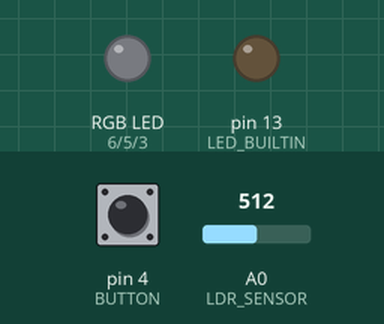
Bench run of a sketch on a simulated Arduino Uno, built with avr-gcc and run on an emulated ATmega328P. Shown: an RGB LED mixed from three pins (HIGH = lit), output pins drawn as LEDs (lit = HIGH). The inputs (shaded band) are chosen by the test bench; at power-on: A0 (LDR_SENSOR) = 512, pin 4 (BUTTON) HIGH. Dim RGB values are drawn brighter than linear; pins used as bus, display or sensor lines are not drawn.

Above: at 1.2 s.
1.3 s: A0 (LDR_SENSOR) set to 122
At 2.1 s:
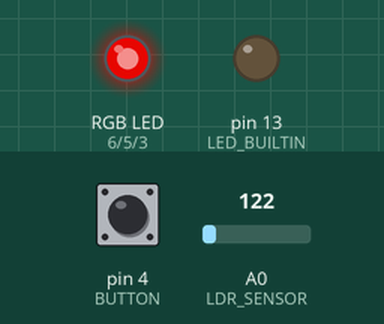
4.3 s: A0 (LDR_SENSOR) set to 40
7.3 s: pin 4 (BUTTON) pulled LOW for 0.15 s
8.9 s: pin 4 (BUTTON) pulled LOW for 1 s
At 9.8 s:
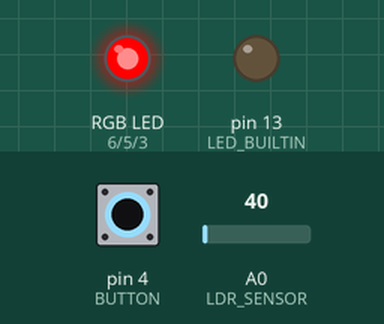
11.4 s: pin 4 (BUTTON) pulled LOW for 0.15 s
At 12.6 s:
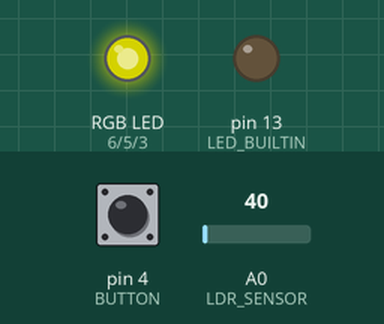
13.0 s: pin 4 (BUTTON) pulled LOW for 3.2 s
At 14.1 s:
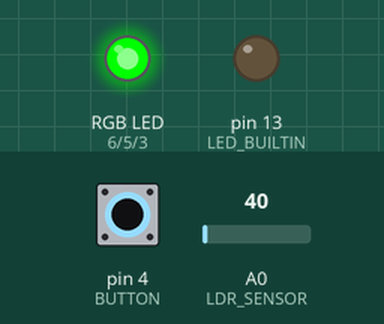
Timing chart, 0 to 16.0 s (numbered marks = the images above; inputs shaded):
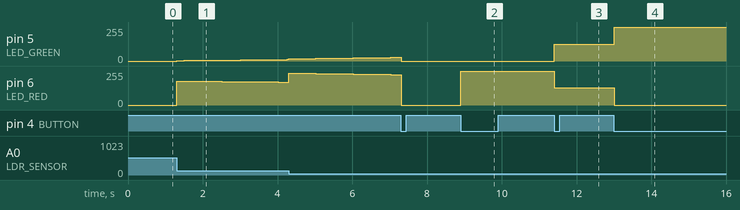

Measured:
- after the input at 1.3 s, pin 5 (LED_GREEN): moves from 0/255 to 12/255 over 3.0 s, starting at once; pin 6 (LED_RED): 0/255 → 180/255 at once, → 179/255 0.21 s later, → 178/255 0.25 s later, → 177/255 0.50 s later, … (10 changes in this stretch)
- after the input at 8.9 s, pin 6 (LED_RED): 0/255 → 255/255 at once
- after the input at 11.4 s, pin 5 (LED_GREEN): 0/255 → 127/255 at once; pin 6 (LED_RED): 255/255 → 128/255 at once
- after the input at 13.0 s, pin 5 (LED_GREEN): 127/255 → 255/255 at once; pin 6 (LED_RED): 128/255 → 0/255 at once

The sketch:

rainbow-nightlight.ino
```cpp
// (licence header left out)
/*
  CLASSES/TYPES
*/

/**
   This is the type used for pin addressing.
   @see arduino.h for pin args to write and read functions
*/
#if defined (__AVR_ATmega328P__)
typedef uint8_t pin_t;
#else
#error "Integral type for pin_t has not been configured for this processor"
#endif

/**
  bool timefunc(const unsigned long& now, const unsigned long& last);
*/
typedef bool(*timefunc)(const unsigned long&, const unsigned long&);

/**
   This is the base class for LED output management.
*/
class LEDManager {

  public:

    /**
       This is a base class so its destructor should be virtual; especially
       since we delete child classes via pointers of this class.
    */
    virtual ~LEDManager() {}

    /**
       Optionally, a child class can implement this if they want to process
       color shifts based on the configured shift interval.
    */
    virtual void shift() {}

    /**
       This method sets the brightness for the managed LED.

       @param brightness
    */
    void set(const int brightness) {
      if (processRequired(brightness)) {
        process(brightness);
        m_brightness = brightness;
      }
    }

  protected:

    /**
       Base class constructor.
    */
    LEDManager() {}

    /**
       This method must be implemented by child classes to handle the
       brightness requested. Note that the value passed here will be the same as
       the value passed to processRequired(const int) if that method returns
       true.

       @param brightness
    */
    virtual void process(const int) = 0;

    /**
       This determines of the process method will be invoked; by default this
       checks the last set brightness level and returns true if a new value has
       been requested. This can be overridden as required.

       @param brightness
       @return
    */
    virtual bool processRequired(const int brightness) {
      return brightness != m_brightness;
    }

  private:

    // Prevent copies of this object
    LEDManager(const LEDManager&) = delete;
    LEDManager& operator=(const LEDManager&) = delete;

    // Internal object state
    int m_brightness;
};

/**
   This class manages a single color.
*/
class PrimaryLEDManager : public LEDManager {

  public:

    /**
       Constructor for a single color manager.

       @param led
    */
    PrimaryLEDManager(const pin_t led) : LEDManager(), m_led(led) {}

    /**
       Destructor.
    */
    ~PrimaryLEDManager() {
      analogWrite(m_led, 0);
    }

  protected:

    /**
       {@inheritDoc}
    */
    void process(const int brightness) override {
      analogWrite(m_led, brightness);
    }

  private:

    // No copies allowed
    PrimaryLEDManager() = delete;
    PrimaryLEDManager(const PrimaryLEDManager&) = delete;
    PrimaryLEDManager& operator=(const PrimaryLEDManager&) = delete;

    // Internal object state
    const pin_t m_led;
};

/**
  Activates two LED colors at half power each.
*/
class CompoundLEDManager : public LEDManager {

  public:

    /**
       Constructor for compound light activation.

       @param ledA
       @param ledB
    */
    CompoundLEDManager(const pin_t ledA, const pin_t ledB) : LEDManager(), m_a(ledA), m_b(ledB) {}

    /**
       Destructor.
    */
    ~CompoundLEDManager() {
      analogWrite(m_a, 0);
      analogWrite(m_b, 0);
    }

  protected:

    /**
       {@inheritDoc}
    */
    void process(const int brightness) override {
      // Binary is awesome, if we shift everything by one, it is the same as
      // multiplying by 0.5 without having to do any casts or use float point
      // calculations. It is also WAY faster than dividing by 2 (unless the
      // compiler optimizes the division by turning it into this code) as
      // division is actually really slow.
      const int writeB = brightness >> 1;

      // This will either be writeB if brightness was even, or writeB + 1 if
      // brightness was odd.
      const int writeA = brightness - writeB;

      analogWrite(m_a, writeA);
      analogWrite(m_b, writeB);
    }

  private:

    // No object copies
    CompoundLEDManager() = delete;
    CompoundLEDManager(const CompoundLEDManager&) = delete;
    CompoundLEDManager& operator=(const CompoundLEDManager&) = delete;

    // Internal object state
    const pin_t m_a;
    const pin_t m_b;
};

/**
  Activates all LED colors at 1/3 power each.
*/
class WhiteLEDManager : public LEDManager {
  public:

    /**
       Constructor.

       @param red
       @param green
       @param blue
    */
    WhiteLEDManager(const pin_t red, const pin_t green, const pin_t blue) : LEDManager(), m_r(red), m_g(green), m_b(blue) {}

    /**
       Destructor.
    */
    ~WhiteLEDManager() {
      analogWrite(m_r, 0);
      analogWrite(m_g, 0);
      analogWrite(m_b, 0);
    }

  protected:

    /**
       {@inheritDoc}
    */
    void process(const int brightness) override {
      const int writeR = brightness / DIVISOR;
      const int rem = brightness - (DIVISOR * writeR);

      int writeG, writeB;
      switch (rem) {
        case 1:
          writeG = writeR + 1;
          writeB = writeR;
          break;
        case 2:
          writeG = writeR + 1;
          writeB = writeG;
          break;
        default:
          writeG = writeR;
          writeB = writeR;
          break;
      }

      analogWrite(m_r, writeR);
      analogWrite(m_g, writeG);
      analogWrite(m_b, writeB);
    }

  private:

    // No object copies
    WhiteLEDManager() = delete;
    WhiteLEDManager(const WhiteLEDManager&) = delete;
    WhiteLEDManager& operator=(const WhiteLEDManager&) = delete;

    // Class constants
    static const int DIVISOR = 3;

    // Internal object state
    const pin_t m_r;
    const pin_t m_g;
    const pin_t m_b;
};

/**
  A no-op LED manager.
*/
class NoneLEDManager : public LEDManager {

  public:

    /**
       Constructor.
    */
    NoneLEDManager() : LEDManager() {}

    /**
       Destructor.
    */
    ~NoneLEDManager() {}

  protected:

    /**
       {@inheritDoc}
    */
    void process(const int) override {}

  private:

    // No object copies
    NoneLEDManager(const NoneLEDManager&) = delete;
    NoneLEDManager& operator=(const NoneLEDManager&) = delete;
};

/**
   An advanced LED manager for beautiful color transitions.
*/
class RainbowLEDManager : public LEDManager {

  public:

    /**
       Constructor.

       @param red
       @param green
       @param blue
    */
    RainbowLEDManager(const pin_t red, const pin_t green, const pin_t blue) : LEDManager(),
      m_r(red),
      m_g(green),
      m_b(blue),
      m_state(0),
      m_mod(0.0),
      m_changed(true) {

      // Set initial pointers
      m_dptr = &m_r;
      m_iptr = &m_g;
      m_zptr = &m_b;
    }

    /**
       Destructor.
    */
    ~RainbowLEDManager() {
      m_dptr = nullptr;
      m_iptr = nullptr;
      m_zptr = nullptr;

      analogWrite(m_r, 0);
      analogWrite(m_g, 0);
      analogWrite(m_b, 0);
    }

    /**
       {@inheritDoc}
    */
    void shift() override {
      m_mod += SHIFT_STEP;

      if (m_mod > 1.0) {
        m_mod = 0.0;

        switch (m_state) {
          case 0:
            m_dptr = &m_g;
            m_iptr = &m_b;
            m_zptr = &m_r;
            m_state = 1;
            break;
          case 1:
            m_dptr = &m_b;
            m_iptr = &m_r;
            m_zptr = &m_g;
            m_state = 2;
            break;
          default:
            m_dptr = &m_r;
            m_iptr = &m_g;
            m_zptr = &m_b;
            m_state = 0;
            break;
        };
      }

      m_changed = true;
    }

  protected:

    /**
       {@inheritDoc}
    */
    void process(const int brightness) override {
      const float inc = m_mod * static_cast<float>(brightness);
      const int writeI = static_cast<int>(inc);
      const int writeD = brightness - writeI;

      analogWrite(*m_dptr, writeD);
      analogWrite(*m_iptr, writeI);
      analogWrite(*m_zptr, 0);

      m_changed = false;
    }

    /**
       {@inheritDoc}

       This version will return true if shift has been invoked in addition to
       respecting brightness changes.
    */
    bool processRequired(const int brightness) override {
      return m_changed || LEDManager::processRequired(brightness);
    }

  private:

    // No copies.
    RainbowLEDManager() = delete;
    RainbowLEDManager(const WhiteLEDManager&) = delete;
    RainbowLEDManager& operator=(const WhiteLEDManager&) = delete;

    // Constant: SHIFT_STEP = 1 / 256 (as there are 256 numbers from 0 - 255)
    static constexpr float SHIFT_STEP = 0.00390625;

    // Internal object state
    const pin_t m_r;
    const pin_t m_g;
    const pin_t m_b;

    unsigned char m_state;

    float m_mod;

    bool m_changed;

    // We want our pointers to be mutable, but point to constant memory, hence
    // the 'mutable' keyword.
    mutable const pin_t* m_dptr;
    mutable const pin_t* m_iptr;
    mutable const pin_t* m_zptr;
};

/**
  Timer utility for managing asynchronous processing without the use of threads.
*/
class Timer {

  public:

    /**
       Constructor.
    */
    Timer() : m_length(0) {
      m_callback = nullptr;
      m_last = nullptr;
    }

    /**
       Destructor.
    */
    ~Timer() {
      if (m_length != 0) {
        delete[] m_last;
        delete[] m_callback;
        m_length = 0;
      }
    }

    /**
       Registers a callback to be executed on every loop invocation.
    */
    void registerCallback(const timefunc callback) {
      const size_t old = m_length++;

      unsigned long* tmpLast = new unsigned long[m_length];
      timefunc* tmpCallback = new timefunc[m_length];

      if (old != 0) {
        memcpy(tmpLast, m_last, sizeof(unsigned long) * old);
        memcpy(tmpCallback, m_callback, sizeof(timefunc) * old);
        delete[] m_last;
        delete[] m_callback;
      }

      m_last = tmpLast;
      m_callback = tmpCallback;

      m_last[old] = 0;
      m_callback[old] = callback;
    }

    /**
       This should be called by the loop method for Adruino.
    */
    void execute() {
      const unsigned long now = millis();
      for (size_t i = 0; i < m_length; ++i) {
        const bool cache = m_callback[i](now, m_last[i]);
        if (cache) {
          m_last[i] = now;
        }
      }
    }

  private:

    // No copies!
    Timer(const Timer&) = delete;
    Timer& operator=(const Timer&) = delete;

    // Internal object state
    unsigned long* m_last;
    timefunc* m_callback;
    size_t m_length;
};

//---------- END CLASSES/TYPES ----------//

/*
   DIGITAL SETTINGS
*/

// LED Pins
static const pin_t LED_BLUE = 3;
static const pin_t LED_GREEN = 5;
static const pin_t LED_RED = 6;

// Other Pins
static const pin_t GND = 2;
static const pin_t BUTTON = 4;

//---------- END DIGITAL SETTINGS ----------//

/*
   ANALOG SETTINGS
*/

// Voltage and our LDR are wired to analog pins
static const pin_t LDR_SENSOR = A0;
static const pin_t VCC = A1;

//---------- END ANALOG SETTINGS ----------//

/*
   APPLICATION CONSTANTS
*/

// LDR Constraints (NOTE: Orignal values from shield designer were 50 and 500)

// LDR_READ_MIN: The higher the value, the sooner we hit max brightness as the
// ambient light decreases.
static const int LDR_READ_MIN = 50;

// LDR_READ_MAX: The lower the value, the quicker we hit zero brightness as the
// ambient light increases.
static const int LDR_READ_MAX = 305;

// Light Pin Constraints: Digital pins have a square wave voltage controlled by
// an 8-bit value.
// NOTE: Arduino ints are int16_t, as such we don't need unsigned.
static const int VAL_LOW = 0;
static const int VAL_HIGH = 255;

// Button Constants; millis are tracking in uint32_t (unsigned long for Arduino Uno)
static const unsigned long DEBOUNCE_DELAY = 5;

// Rainbow frequency
static const unsigned long SHIFT_DELAY = 250;

// Derived Constants

// This constant is used to eliminate use of map which costs too many CPU cycles
// when we know its constaints are constant
static constexpr float LDR_MAP_FACTOR = static_cast<float>(VAL_LOW - VAL_HIGH) / static_cast<float>(LDR_READ_MAX - LDR_READ_MIN);

//---------- END APPLICATION CONSTANTS ----------//

/*
   APPLICATION STATE
*/

// digitalRead returns an int
int prevButton;
int currButton;

// LED state tracking
unsigned char nextState = 0;

// Object State
Timer timer;
LEDManager* lman = nullptr;

//---------- END APPLICATION STATE ----------//

/*
   ARDUINO METHODS
*/

void setup() {

  // Shield PWM Setup

#if defined (__AVR_ATmega328P__)
  // (WARN: This section is specifically for the ATmega328P on the Aruino UNO)

  // NOTE: Pins 5&6 (and millis()) run off Timer0, which is FastPWM with a
  // CLK/64 prescaler. In contrast, Pins 3&11 run off Timer2 which uses phase
  // correct modulation; this results in half the frequency seen from Timer0.
  // We need to ensure our prescaled square wave frequency matches to avoid LED
  // light jitter.

  // NOTE: We do NOT touch Timer0 as this messes up timer calculations. Thus,
  // manipulating the registers for Timer2 is our only safe option.

  // From the ATmega328P Data sheet:

  // COM2A1 = 1 with COM2A0 = 0 when in FastPWM:
  //   Clear OC2B on Compare Match, set OC2B at BOTTOM, (non-inverting mode).
  // WGM21 | WGM20 results in a WGM2:3, which is FastPWM with 0xff max
  // CS22: clkT2S/64 (From prescaler); this gives us the same frequency as
  // Timer0 (used by pins 5, 6, and millis).
  TCCR2A = _BV(COM2A1) | _BV(COM2B1) | _BV(WGM21) | _BV(WGM20);
  TCCR2B = _BV(CS22);
#endif

  //Set our 3 LEDs as OUTPUT
  pinMode(LED_RED, OUTPUT);
  pinMode(LED_GREEN, OUTPUT);
  pinMode(LED_BLUE, OUTPUT);

  // Button is input, with a pullup resistor
  pinMode(BUTTON, INPUT_PULLUP);

  // Set the LDR as INPUT
  pinMode(LDR_SENSOR, INPUT);

  // Set our "ground" pin
  pinMode(GND, OUTPUT);
  digitalWrite(GND, LOW);

  // Set vcc to OUTPUT
  pinMode(VCC, OUTPUT);
  digitalWrite(VCC, HIGH);

  // Alternate mode notifications
  pinMode(LED_BUILTIN, OUTPUT);
  digitalWrite(LED_BUILTIN, LOW);

  // Base state is no voltage
  analogWrite(LED_RED, 0);
  analogWrite(LED_GREEN, 0);
  analogWrite(LED_BLUE, 0);

  // Load button state
  currButton = digitalRead(BUTTON);
  prevButton = currButton;

  // Force a state change
  init_next_state();

  // Register timer callbacks

  // Note that on the Uno, digital pins 2 and 3 support interrupts. Our button
  // is on pin 4. As such, we can only use a timer based approach that polls
  // the pin state on every loop.
  timer.registerCallback(debounce_callback);

  // This periodically invokes shift on the current LEDManager
  timer.registerCallback(shift_callback);
}

void loop() {
  // Take care of any timed tasks
  timer.execute();

  const int brightness = determine_led_brightness();
  lman->set(brightness);
}

//---------- END ARDUINO METHODS ----------//

/*
   APPLICATION METHODS
*/

/**
   Function designed to work with Timer based on:
   https://www.arduino.cc/en/Tutorial/Debounce

   @param now
   @param last
   @return
*/
bool debounce_callback(const unsigned long& now, const unsigned long& last) {
  const int reading = digitalRead(BUTTON);
  const bool ret = prevButton != reading;
  if (ret) {
    prevButton = reading;
  } else if ((now - last) > DEBOUNCE_DELAY && reading != currButton) {
    currButton = reading;

    // Engage on the instant the button is pressed.
    if (currButton == LOW) {
      init_next_state();
    }
  }

  return ret;
}

/**
   Function designed to shift colors for the LED managers that support it.

   @param now
   @param last
   @return
*/
bool shift_callback(const unsigned long& now, const unsigned long& last) {
  const bool ret = (now - last) > SHIFT_DELAY;
  if (ret) {
    lman->shift();
  }

  return ret;
}

/*
   Controls state settings.

   0: RAINBOW
   1: OFF
   2: RED
   3: ORANGE
   4: GREEN
   5: CYAN
   6: BLUE
   7: MAGENTA
   8: WHITE
*/
void init_next_state() {
  const unsigned char x = nextState++;

  if (lman != nullptr) {
    delete lman;
  }

  switch (x) {
    case 0:
      lman = new RainbowLEDManager(LED_RED, LED_GREEN, LED_BLUE);
      break;
    case 1:
      lman = new NoneLEDManager();
      break;
    case 2:
      lman = new PrimaryLEDManager(LED_RED);
      break;
    case 3:
      lman = new CompoundLEDManager(LED_RED, LED_GREEN);
      break;
    case 4:
      lman = new PrimaryLEDManager(LED_GREEN);
      break;
    case 5:
      lman = new CompoundLEDManager(LED_GREEN, LED_BLUE);
      break;
    case 6:
      lman = new PrimaryLEDManager(LED_BLUE);
      break;
    case 7:
      lman = new CompoundLEDManager(LED_BLUE, LED_RED);
      break;
    default:
      lman = new WhiteLEDManager(LED_RED, LED_GREEN, LED_BLUE);
      nextState = 0;
      break;
  };
}

/**
   Convenience method to pull and translate LDR data into something that can be
   applied to LED brightness. Basically, this inverts the LDR value and massages
   it into an analogWrite friendly value.

   @return The value representing the total brightness our LED should be using.
*/
static int determine_led_brightness() {
  int ret = analogRead(LDR_SENSOR);
  // Due to our constant definitions, this is the equivalent of:
  // map(ret, LDR_READ_MIN, LDR_READ_MAX, VAL_HIGH, VAL_LOW)
  // Note that is faster than map as we eliminate the division on every read.
  // It also uses less code space on our device.
  ret = static_cast<int>(static_cast<float>(ret - LDR_READ_MIN) * LDR_MAP_FACTOR) + VAL_HIGH;
  return constrain(ret, VAL_LOW, VAL_HIGH);
}

//---------- END APPLICATION METHODS ----------//

// (g|mac)vim settings to play nice with the auto-format of the Aruino IDE //
// vim: set tabstop=2 shiftwidth=2 softtabstop=2 expandtab : //
```
